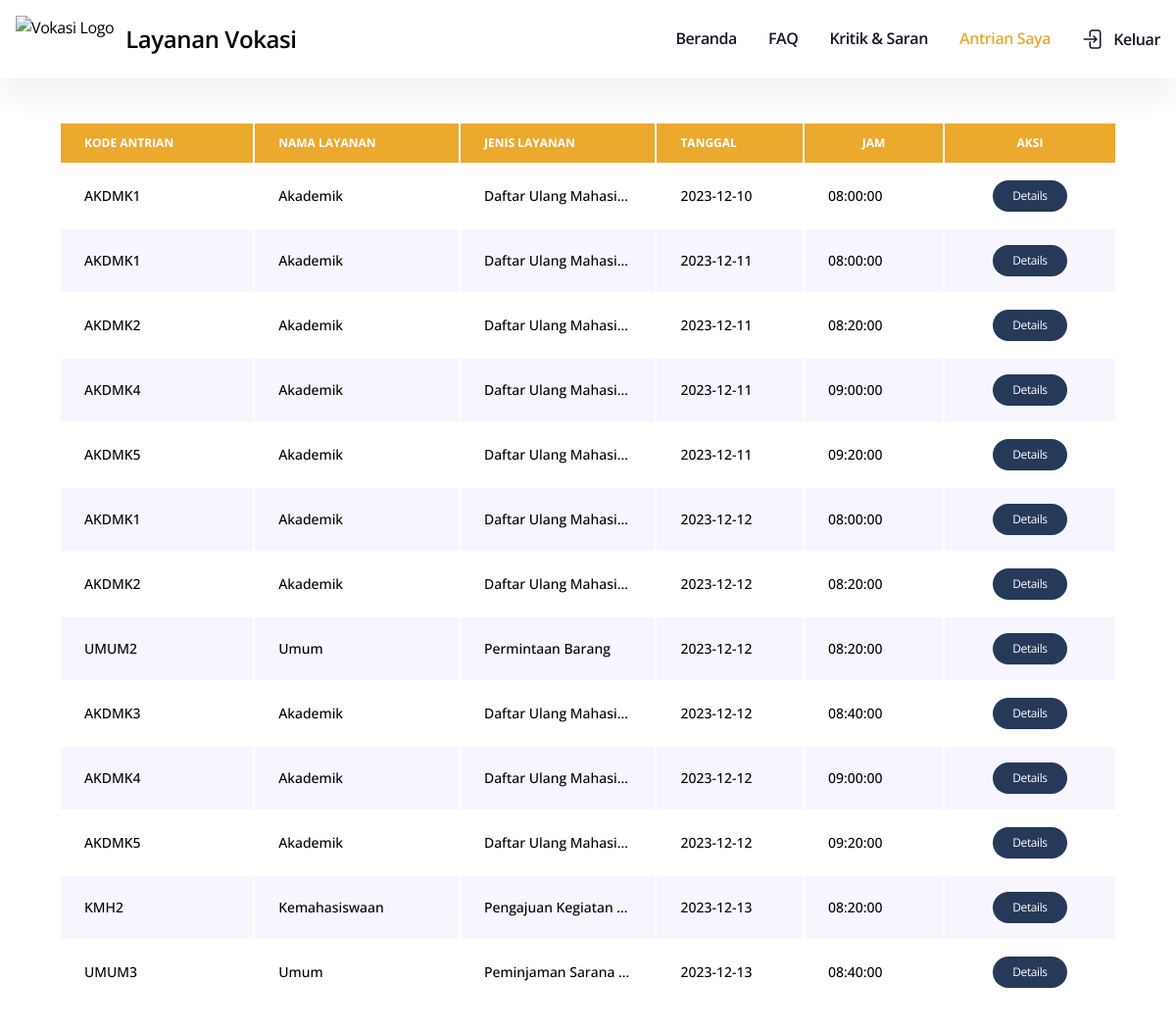
Page /build/pages/userAntrianSaya.php (signed in) on the committed database.
### tables this page shows
CREATE TABLE `antrian` (
  `id_pengguna` int(255) NOT NULL,
  `layanan` int(10) NOT NULL,
  `id_jenis` int(11) NOT NULL,
  `id` int(10) NOT NULL,
  `no_antrian` int(10) NOT NULL,
  `id_jadwal` int(10) NOT NULL,
  `tanggal` date NOT NULL
);

CREATE TABLE `layanan` (
  `id_layanan` int(10) NOT NULL,
  `layanan` varchar(255) NOT NULL
);

CREATE TABLE `jadwal` (
  `id_jadwal` int(11) NOT NULL,
  `start_time` time DEFAULT NULL,
  `end_time` time DEFAULT NULL
);

CREATE TABLE `jenis_layanan` (
  `id_jenis_layanan` int(10) NOT NULL,
  `id_layanan` int(11) NOT NULL,
  `jenis` varchar(255) NOT NULL,
  `id_sop` int(10) NOT NULL
);

### build/pages/userAntrianSaya.php (the view, shortened to what this page needs)
<!DOCTYPE html>
<html lang="en">
<?php
$nim = $_SESSION['nim'];
 ?>
<head>
  <link href="../assets/css/style.css" rel="stylesheet" />
</head>
<body class="">
  <nav class="bg-white shadow-dark-blur border-gray-200">
    <div class="max-w-screen-xl flex flex-wrap items-center justify-between mx-auto p-4">
      <a href="./UserBeranda.php" class="flex items-center space-x-3 ">
        <img src="../assets/img/LogoV.png" class="h-12" alt="Vokasi Logo" />
        <span class="self-center text-2xl font-semibold whitespace-nowrap
          ">Layanan Vokasi</span>
      </a>
      <div class="hidden w-full md:block md:w-auto" id="navbar-default">
        <ul
          class="font-semibold flex flex-col p-4 md:p-0 mt-4 border border-gray-100 rounded-lg bg-gray-50 md:flex-row md:space-x-8 rtl:space-x-reverse md:mt-0 md:border-0 md:bg-white ">
          <li>
            <a href="./userBeranda.php"
              class="block py-2 px-3 text-gray-900 rounded hover:bg-gray-100 md:hover:bg-transparent md:border-0 md:hover:text-[#EBA92E] md:p-0 ">Beranda</a>
          </li>
          <li>
            <a href="./userFAQ.php"
              class="block py-2 px-3 text-gray-900 rounded hover:bg-gray-100 md:hover:bg-transparent md:border-0 md:hover:text-[#EBA92E] md:p-0 ">FAQ</a>
          </li>
          <li>
            <a href="./userKritik&Saran.php"
              class="block py-2 px-3 text-gray-900 rounded hover:bg-gray-100 md:hover:bg-transparent md:border-0 md:hover:text-[#EBA92E] md:p-0 ">Kritik
              & Saran</a>
          </li>
          <li>
            <a href="./userAntrianSaya.php"
              class="block py-2 px-3 text-[#EBA92E] rounded hover:bg-gray-100  md:hover:bg-transparent md:border-0 md:hover:text-[#EBA92E] md:p-0  ">Antrian Saya</a>
          </li>
          <li>
            <a href="../index.php"
              class="flex items-center py-2 px-3 text-gray-900 rounded hover:bg-gray-100 md:hover:bg-transparent md:border-0 md:hover:text-[#EBA92E] md:p-0 transform -scale-x-1">
              <p class="mb-0 ml-2 font-semibold">Keluar</p>
            </a>
          </li>
        </ul>
      </div>
    </div>
  </nav>
  <main class="max-w-screen-xl mx-auto p-5 py-5">
  <div class="w-full px-10 py-6 mx-auto">
            <div class="relative overflow-x-auto">
                <table class="w-full text-sm text-left rtl:text-right text-gray-500 dark:text-gray-400">
                    <thead class="text-xs text-white uppercase bg-[#EBA92E] rounded-t-lg">
                        <tr>
                            <th scope="col" class="px-6 py-3">
                                Kode Antrian
                            </th>
                            <th scope="col" class="px-6 py-3">
                                nama Layanan
                            </th>
                            <th scope="col" class="px-6 py-3">
                                Jenis Layanan
                            </th>
                            <th scope="col" class="px-6 py-3">
                                Tanggal
                            </th>
                            <th scope="col" class="px-6 py-3 text-center">
                                Jam
                            </th>
                            <th scope="col" class="px-6 py-3 text-center">
                                Aksi
                            </th>
                        </tr>
                    </thead>
                    <?php
          $servername = "localhost";
          $username = "root";
          $password = "";
          $dbname = "antrian";
          $conn = mysqli_connect($servername, $username, $password, $dbname);
          $sql = "SELECT antrian.*, layanan.*, jadwal.*,jenis_layanan.jenis
          FROM antrian
          INNER JOIN layanan ON antrian.layanan = layanan.id_layanan
        INNER JOIN jadwal ON antrian.id_jadwal = jadwal.id_jadwal
        INNER JOIN jenis_layanan ON antrian.id_jenis = jenis_layanan.id_jenis_layanan
          WHERE antrian.id_pengguna='$nim'
          ORDER BY antrian.tanggal, jadwal.start_time ASC";
    $result = mysqli_query($conn, $sql);
    if (mysqli_num_rows($result) > 0) {
        $row_color = 0;
        while ($row = mysqli_fetch_assoc($result)) {
            $row_class = $row_color % 2 == 0 ? 'bg-white' : 'bg-[#F7F6FE]';
            $id_layanan = $row['id_layanan'];
        if ($id_layanan == 1) {
            $kode = 'AKDMK';
        } else if ($id_layanan == 2) {
            $kode = 'KMH';
        } else if ($id_layanan == 3) {
            $kode = 'UANG';
        } else if ($id_layanan == 4) {
            $kode = 'UMUM';
        } else {
            $kode = 'Kode Lainnya';
        }
            $nama_layanan = $row['layanan'];
        $start_time = $row['start_time'];
        $jenis_layanan = $row['jenis'];
        $id_jadwal = $row['id_jadwal'];
            ?>
            <tr class="<?= $row_class ?> border-b mr-6">
                <th scope="row" class="px-6 py-4 font-medium text-black whitespace-nowrap truncate max-w-[100px]">
                    <?= $kode ?><?= $id_jadwal ?>
                </th>
                <td class="px-6 py-4 font-medium text-black truncate max-w-[100px]">
                    <?= $nama_layanan ?>
                </td>
                <td class="px-6 py-4 font-medium text-black truncate max-w-[100px]">
                    <?= $jenis_layanan ?>
                </td>
                <td class="px-6 py-4 font-medium text-black truncate max-w-[100px]">
                    <?= $row["tanggal"] ?>
                </td>
                <td class="px-6 py-4 font-medium text-black truncate max-w-[100px]">
                    <?= $start_time  ?>
                </td>
                <td class="px-6 py-4">
                    <div class="flex justify-center">
                        <div class="flex justify-center">
                            <a href="./userNomorAntrian.php?id_jadwal=<?= $row["id_jadwal"] ?>&id_jenis=<?= $row["id_jenis"] ?>&tanggal=<?= $row["tanggal"] ?>&id_layanan=<?= $row["id_layanan"]  ?>&no_antrian=<?= $row["id_jadwal"]  ?>" class="px-5 sm:py-1 bg-[#263959] hover:bg-blue-700 rounded-full text-white text-3">
                                Details
                            </a>
                        </div>
                    </div>
                </td>
            </tr>
            <?php
            $row_color++;
        }
    } else {
        echo "0 results";
    }
    mysqli_close($conn);?>
                </table>
            </div>
        </div>
    </main>
</body>
</html>

### rows in the picture
antrian: layanan.id_layanan "AKDMK", id_jadwal.id_jadwal "1", layanan.layanan "Akademik", id_jenis.jenis "Daftar Ulang Mahasi…", tanggal "2023-12-10", id_jadwal.start_time "08:00:00"
antrian: layanan.id_layanan "AKDMK", id_jadwal.id_jadwal "1", layanan.layanan "Akademik", id_jenis.jenis "Daftar Ulang Mahasi…", tanggal "2023-12-11", id_jadwal.start_time "08:00:00"
antrian: layanan.id_layanan "AKDMK", id_jadwal.id_jadwal "2", layanan.layanan "Akademik", id_jenis.jenis "Daftar Ulang Mahasi…", tanggal "2023-12-11", id_jadwal.start_time "08:20:00"
antrian: layanan.id_layanan "AKDMK", id_jadwal.id_jadwal "4", layanan.layanan "Akademik", id_jenis.jenis "Daftar Ulang Mahasi…", tanggal "2023-12-11", id_jadwal.start_time "09:00:00"
antrian: layanan.id_layanan "AKDMK", id_jadwal.id_jadwal "5", layanan.layanan "Akademik", id_jenis.jenis "Daftar Ulang Mahasi…", tanggal "2023-12-11", id_jadwal.start_time "09:20:00"
antrian: layanan.id_layanan "AKDMK", id_jadwal.id_jadwal "1", layanan.layanan "Akademik", id_jenis.jenis "Daftar Ulang Mahasi…", tanggal "2023-12-12", id_jadwal.start_time "08:00:00"
antrian: layanan.id_layanan "AKDMK", id_jadwal.id_jadwal "2", layanan.layanan "Akademik", id_jenis.jenis "Daftar Ulang Mahasi…", tanggal "2023-12-12", id_jadwal.start_time "08:20:00"
antrian: layanan.id_layanan "UMUM", id_jadwal.id_jadwal "2", layanan.layanan "Umum", id_jenis.jenis "Permintaan Barang", tanggal "2023-12-12", id_jadwal.start_time "08:20:00"
antrian: layanan.id_layanan "AKDMK", id_jadwal.id_jadwal "3", layanan.layanan "Akademik", id_jenis.jenis "Daftar Ulang Mahasi…", tanggal "2023-12-12", id_jadwal.start_time "08:40:00"
antrian: layanan.id_layanan "AKDMK", id_jadwal.id_jadwal "4", layanan.layanan "Akademik", id_jenis.jenis "Daftar Ulang Mahasi…", tanggal "2023-12-12", id_jadwal.start_time "09:00:00"
antrian: layanan.id_layanan "AKDMK", id_jadwal.id_jadwal "5", layanan.layanan "Akademik", id_jenis.jenis "Daftar Ulang Mahasi…", tanggal "2023-12-12", id_jadwal.start_time "09:20:00"
antrian: layanan.id_layanan "KMH", id_jadwal.id_jadwal "2", layanan.layanan "Kemahasiswaan", id_jenis.jenis "Pengajuan Kegiatan…", tanggal "2023-12-13", id_jadwal.start_time "08:20:00"
antrian: layanan.id_layanan "UMUM", id_jadwal.id_jadwal "3", layanan.layanan "Umum", id_jenis.jenis "Peminjaman Sarana…", tanggal "2023-12-13", id_jadwal.start_time "08:40:00"
